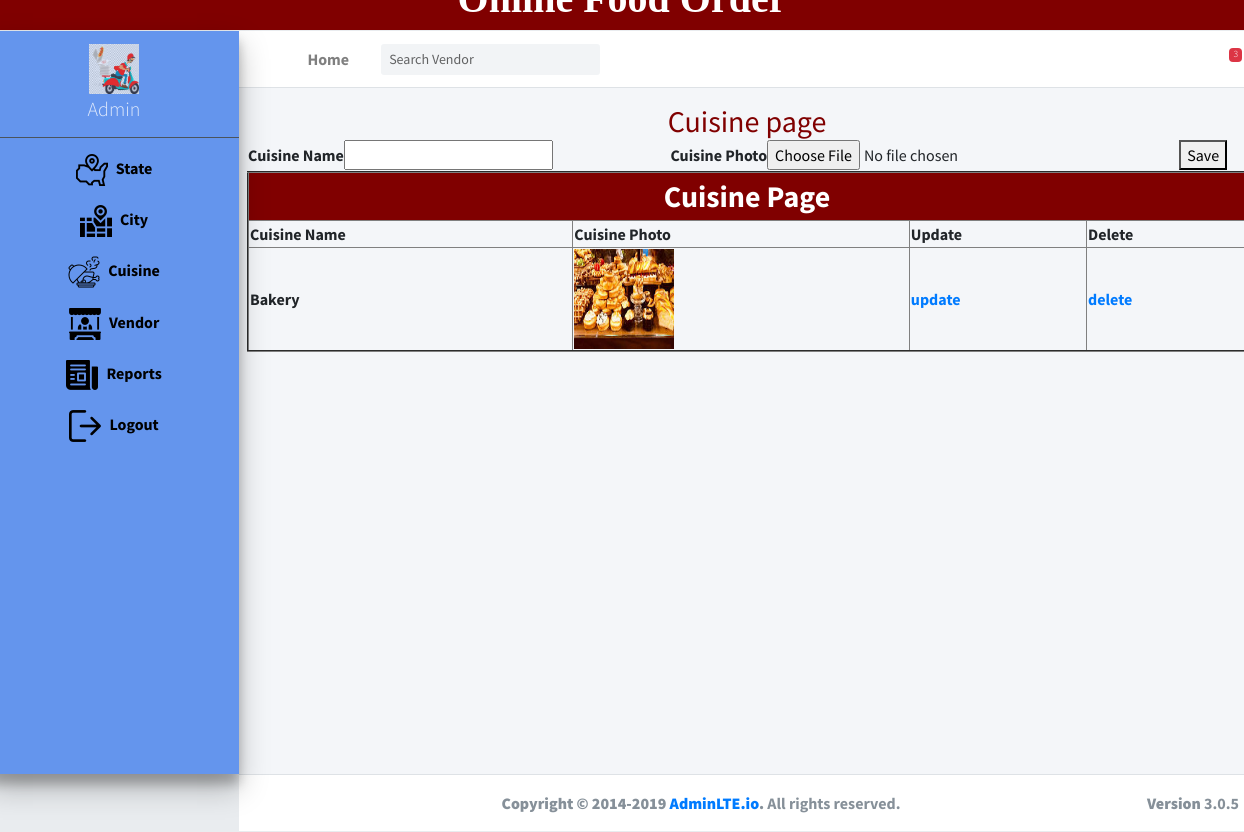
Page /adminn/cuisine/ (signed in) on the committed database.
### adminapp/models.py (models this page shows)
class CuisineModel(models.Model):
    cuisine_id=models.AutoField(primary_key=True)
    cuisine_name=models.CharField(max_length=200,unique=True)
    cuisine_photo=models.ImageField(upload_to="cuisine_images/")

### adminapp/views.py (the view)
# urls.py: path('cuisine/',views.openCuisine,name="cuisine"),
def openCuisine(request):
    data=CuisineModel.objects.all()
    return render(request,"admin/opencuisine.html",{"data":data})

### templates/admin/opencuisine.html (shortened to what this page needs)
{% extends 'admin/welcome.html' %}
{% load static %}
{% block admin_welcome %}
    <div class="col mb-2">
    <h1 style="color: maroon;font-size: 30px">Cuisine page</h1>
     <form action="{% url 'cuisine_submit' %}" method="post" enctype="multipart/form-data">
    <table align="center" width="100%">
        <tr><th>Cuisine Name<input type="text" required name="pname"></th><th>Cuisine Photo<input type="file" required name="pphoto"></th><th><button type="submit">Save</button> </th></tr>
    </table>
     </form>
    {% if data %}
     <table align="center" border="2"  style="padding: 50px" width="1000px" >
         <tr><th colspan="5" style="font-size: 30px;color: white;background-color: maroon;text-align: center">Cuisine Page</th></tr>
         <tr><th>Cuisine Name</th><th>Cuisine Photo</th><th>Update</th><th>Delete</th></tr>
   {%  for x in data %}
       <tr><th>{{ x.cuisine_name }}</th><th><img src="{{ x.cuisine_photo.url}}" width="100" height="100"></th>
           <th><a href="{% url 'cuisine_update' %}?pid={{ x.cuisine_id }}">update</a></th>
            <th><a href="{% url 'delete_cuisine' %}?pid={{ x.cuisine_id }}">delete</a></th>
       </tr>
     {% endfor %}
     </table>
        </div>
    {% endif %}
{% endblock %}

### rows in the picture
CuisineModel: cuisine_name "Bakery", cuisine_photo (picture)
